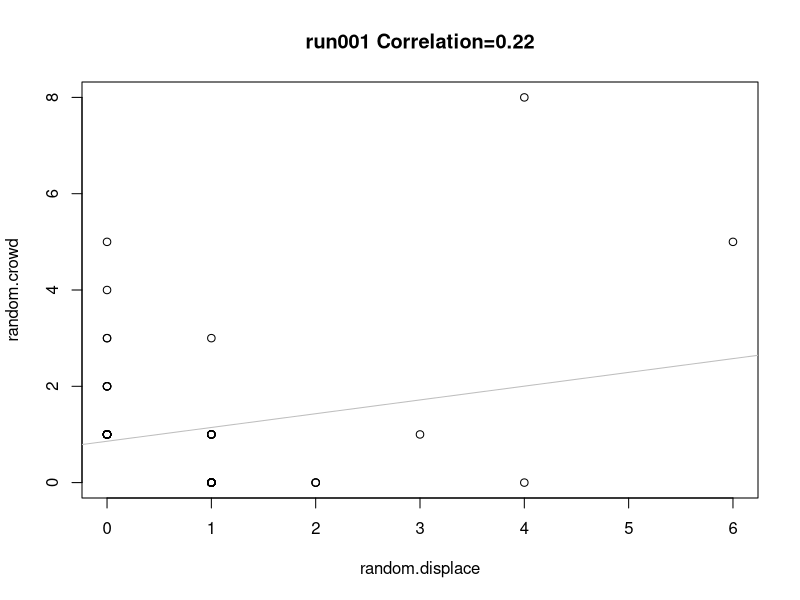
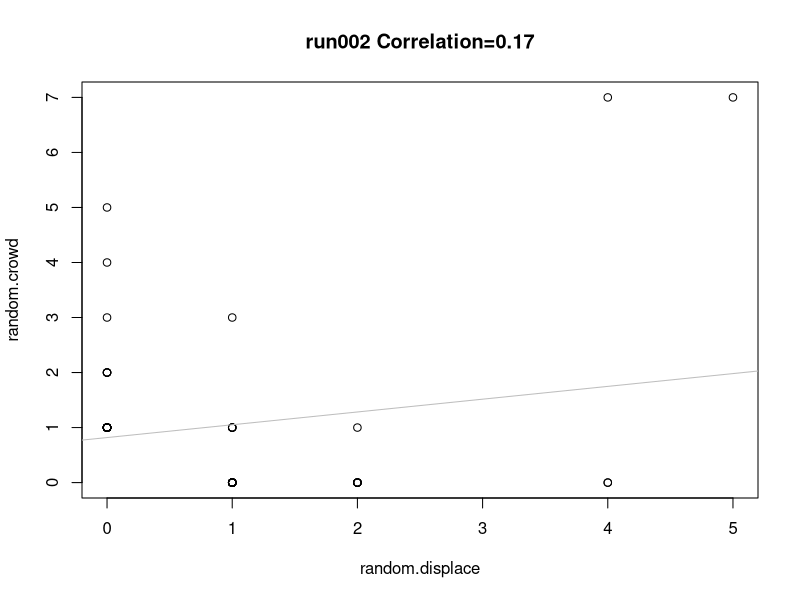
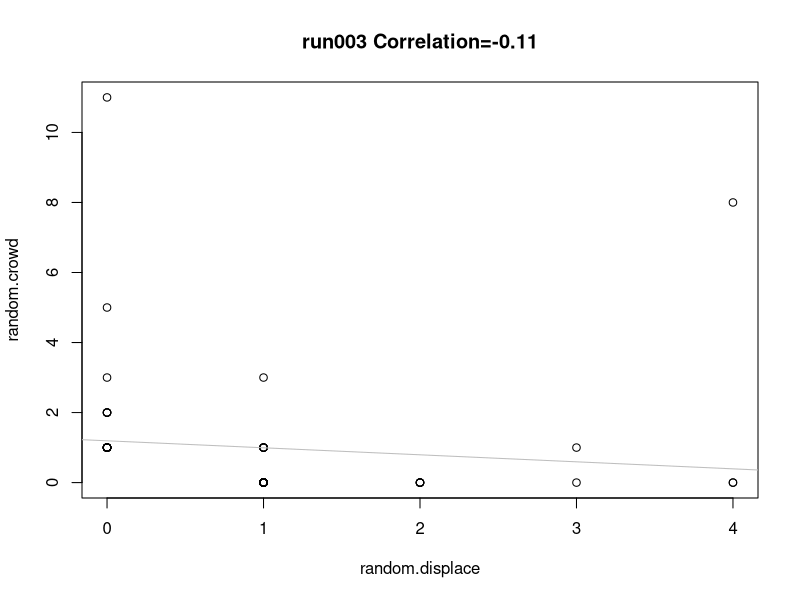
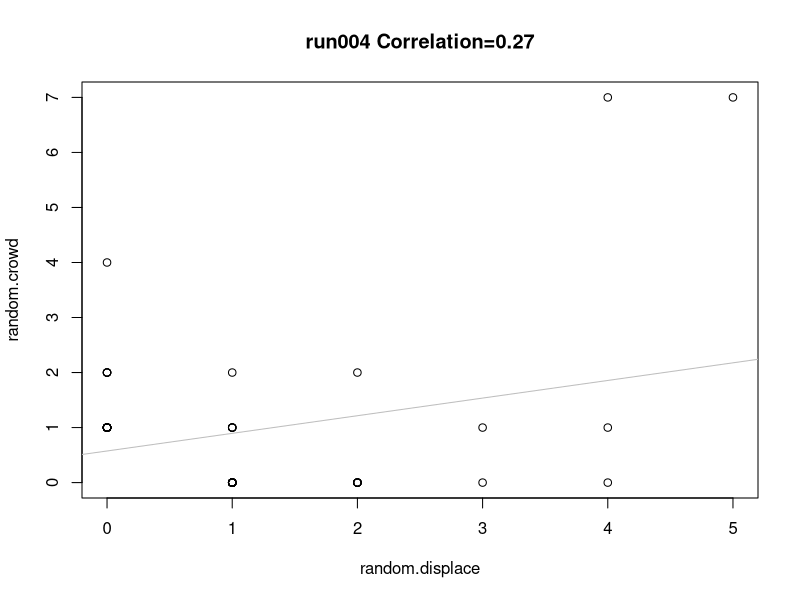
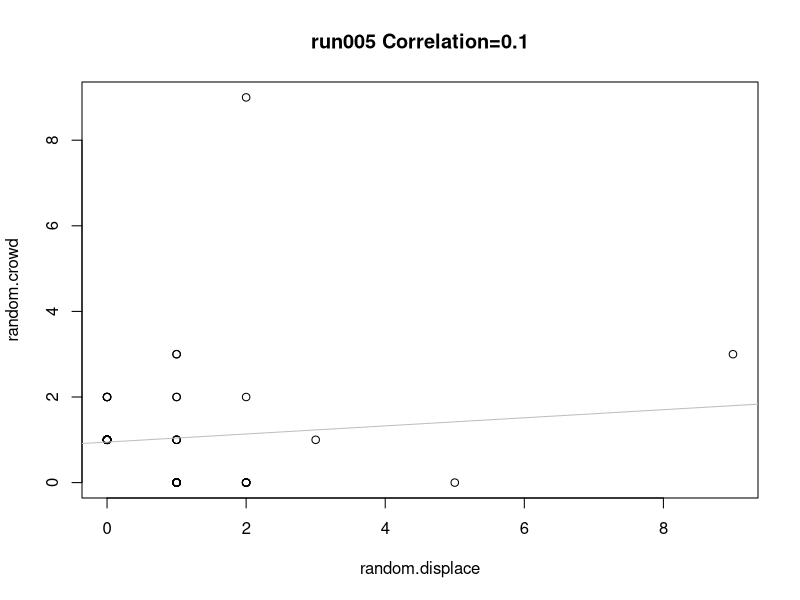
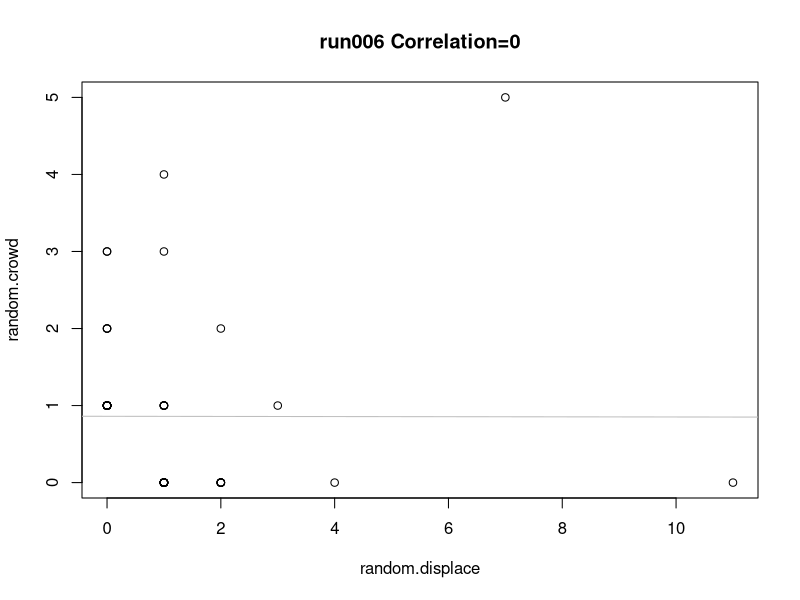
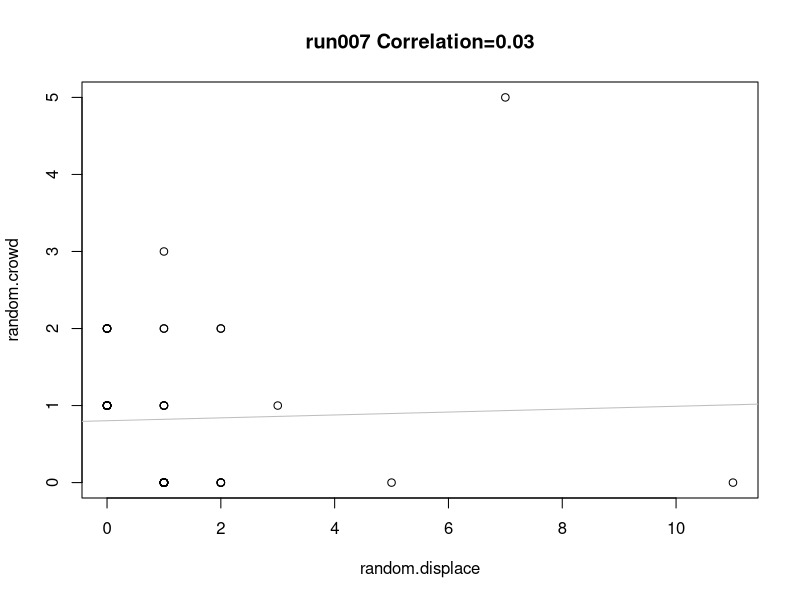
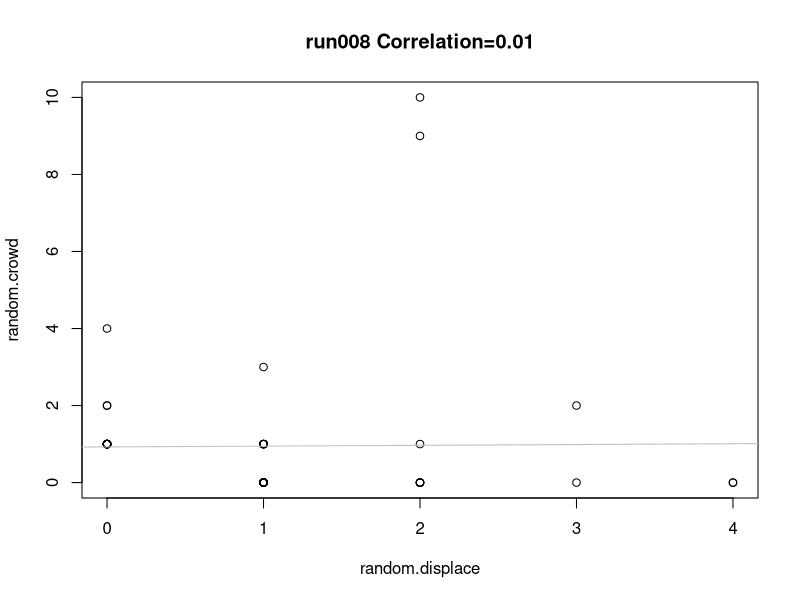

Write the R code that produced these figures, in order.
## ---- chunk 1
library(plyr)
## ---- chunk 2
#load the reference model data for observed dataset
EXPLORE_refmodeldata <- read.csv(file="EXPLORE-refmodeldata.csv")
head(EXPLORE_refmodeldata)

ref.model <- EXPLORE_refmodeldata 
## ---- chunk 3
# load the reference model data for the sampled dataset
EXPLORE_sample_refmodel <- read.csv(file="EXPLORE-sample-refmodeldata.csv")
ref.model <- EXPLORE_sample_refmodel

## ---- chunk 4
head(ref.model)

require(plyr)
func <- function(ref.model)
{
return(data.frame(COR = cor(ref.model$random.displace, ref.model$random.crowd)))
}

COR.refmodel <- ddply(ref.model, .(runID), func)

#find observed correlation between number of crowds and number of displacements
COR.observed <- cor(ref.model$observed.crowd, ref.model$observed.displace)

#find mean of reference model correlations
COR.refmodel.mean <- mean(COR.refmodel$COR)


#PLOT
par(mfrow=c(1,1))

run.s <- unique(ref.model$runID)

replicates <- 100

for(run in 1:replicates){
  run.code <- run.s[run]
  run.data <- subset(ref.model, runID==run.code)
  run.corr <- subset(COR.refmodel, runID==run.code)
  with (run.data, plot (random.displace, random.crowd, main=paste0(run.code, " Correlation=", round(run.corr$COR, 2))))
  with (run.data, abline(lm(random.crowd~random.displace), col="grey")) # regression line (y~x)
}

## ---- chunk 5
# WRITE DATA  for OBSERVED data
write.csv(COR.refmodel, file = "EXPLORE_refmodelCOR_CxD.csv")	
## ---- chunk 6
# WRITE DATA  for SAMPLED data
head(COR.refmodel)
write.csv(COR.refmodel, file = "EXPLORE_sample_refmodelCOR.csv")	
